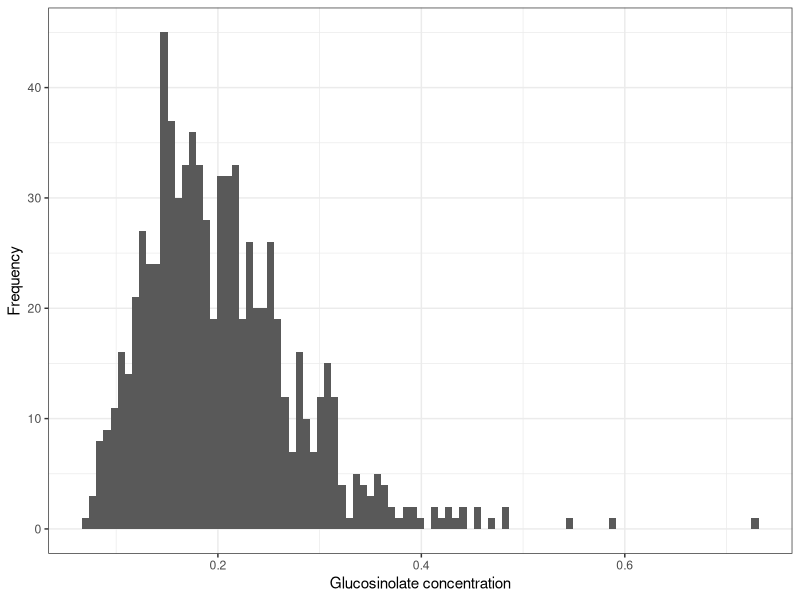
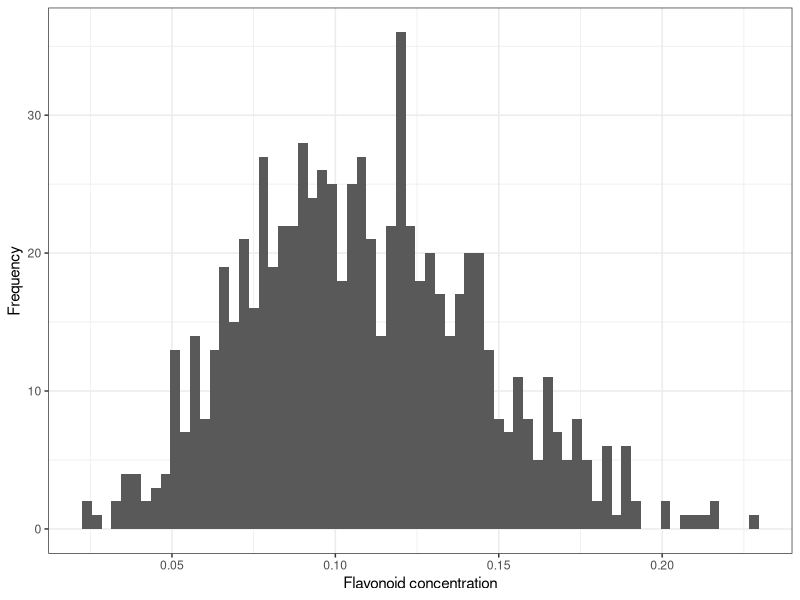
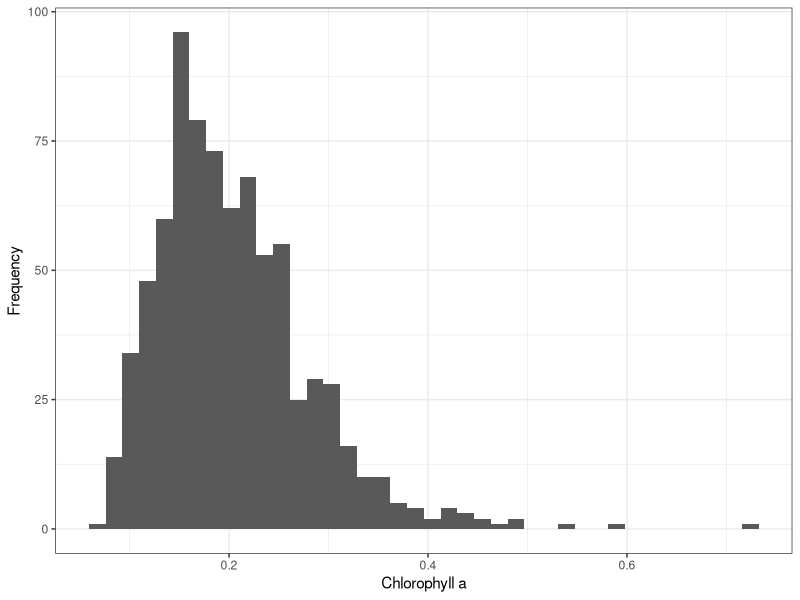
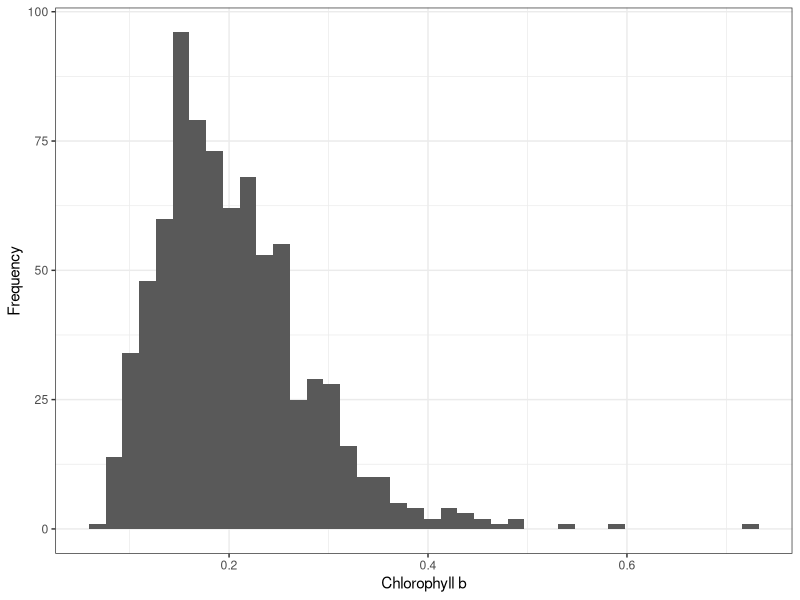

Here is the R script that generated these plots, in order: (Note: this script raises an error after producing the figures.)
## ---- chunk 1
#This clears the working environment for you.
rm(list=ls())
gmdata <- read.csv("DataSynthesis.csv",stringsAsFactors = F)
## ---- chunk 2
library(ggplot2)
library(dplyr)
## ---- chunk 3

#c|BWPEM1-9-0|Q|10
#make new vectors
plate <- gsub("\\|.*", "", gmdata$Tag)
## ---- chunk 4
for(i in 1:length(gmdata$Tag)){
  strsplit(gmdata$Tag[i],"|", fixed = TRUE) [[1]]
    fam <- strsplit(gmdata$Tag[i],"|", fixed = TRUE) [[1]][2] #splits into family
    fam<-strsplit(fam,"-", fixed = TRUE) [[1]][1]
  gmdata$Family[i] <- fam
  
}
#make more efficient using apply function (or see above code chunk for more efficient way)
## ---- chunk 5
summary(gmdata)
## ---- chunk 6
gmdata$gluc_Conc <- as.numeric(as.character(gmdata$gluc_Conc))
gmdata$flav_Conc <- as.numeric(as.character(gmdata$flav_Conc))
gmdata$ChlorA <- as.numeric(as.character(gmdata$gluc_Conc))
gmdata$ChlorB <- as.numeric(as.character(gmdata$gluc_Conc))


## ---- chunk 7
ggplot(gmdata)+
geom_histogram(aes(x = gluc_Conc), binwidth = 0.007)+
  theme_bw()+
  labs(x = "Glucosinolate concentration", y = "Frequency")
## ---- chunk 8
ggplot(gmdata)+
geom_histogram(aes(x = flav_Conc), binwidth = 0.003)+
  theme_bw()+
  labs(x = "Flavonoid concentration", y = "Frequency")
## ---- chunk 9
ggplot(gmdata)+
geom_histogram(aes(x = ChlorA), bins = 40)+
  theme_bw()+
  labs(x = "Chlorophyll a", y = "Frequency")
## ---- chunk 10
ggplot(gmdata)+
geom_histogram(aes(x = ChlorB), bins = 40)+
  theme_bw()+
  labs(x = "Chlorophyll b", y = "Frequency")
## ---- chunk 11
ggplot(gmdata)+
geom_histogram(aes(x = leaf_length), bins = 25)+
  theme_bw()+
  labs(x = "Leaf length (cm)", y = "Frequency")
## ---- chunk 12
ggplot(data = gmdata, aes(x = treatment, y =  gluc_Conc, colour = Family))+
  geom_point(size = 4, alpha = 0.4)+
  geom_line(aes(group = Family))+
  labs(x = "Treatment", y = "Glucosinolate Concentration", colour = "Family")


## ---- chunk 13
ggplot(data = gmdata, aes(x = treatment, y =  flav_Conc, colour = Family))+
  geom_point(size = 4, alpha = 0.7)+
  geom_line(aes(group = Family))+
  labs(x = "Treatment", y = "Flavonoid Concentration", fill = "Family")
## ---- chunk 14
ggplot(data = gmdata, aes(x = treatment, y = ChlorA, colour = Family))+
  geom_point(size = 4, alpha = 0.7)+
  geom_line(aes(group = Family))+
  labs(x = "Treatment", y = "Chlorophyll a", fill = "Family")
## ---- chunk 15
ggplot(data = gmdata, aes(x = treatment, y =  ChlorB, colour = Family))+
  geom_point(size = 4, alpha = 0.7)+
  geom_line(aes(group = Family))+
  labs(x = "Treatment", y = "Chlorophyll b", fill = "Family")
## ---- chunk 16
#separate plants into alone treatment
ALN <- gmdata[grepl("a",gmdata$treatment),]

#chlorophyll a
plot(ALN$ChlorA ~ ALN$gluc_Conc, data = ALN, xlab = "Glucosinolate Concentration", ylab = "Chlorophyll a Content")
abline(lm(ALN$ChlorA ~ ALN$gluc_Conc, data = ALN))

#chlorophyll b
plot(ALN$ChlorB ~ ALN$gluc_Conc, data = ALN, xlab = "Glucosinolate Concentration", ylab = "Chlorophyll b Content")
abline(lm(ALN$ChlorB ~ ALN$gluc_Conc, data = ALN))
## ---- chunk 17
#chlorophyll a
plot(ALN$ChlorA ~ ALN$flav_Conc, data = ALN, xlab = "Flavonoid Concentration", ylab = "Chlorophyll a Content")
abline(lm(ALN$ChlorA ~ ALN$flav_Conc, data = ALN))

#chlorophyll b
plot(ALN$ChlorB ~ ALN$flav_Conc, data = ALN, xlab = "Flavonoid Concentration", ylab = "Chlorophyll b Content")
abline(lm(ALN$ChlorB ~ ALN$flav_Conc, data = ALN))
## ---- chunk 18
#separate plants into maple treatment
MPL <- gmdata[grepl("m",gmdata$treatment),]
#chlorophyll a
plot(MPL$ChlorA ~ MPL$gluc_Conc, data = MPL, xlab = "Glucosinolate Concentration", ylab = "Chlorophyll a Content")
abline(lm(MPL$ChlorA ~ MPL$gluc_Conc, data = MPL))

#chlorophyll b
plot(MPL$ChlorB ~ MPL$gluc_Conc, data = MPL, xlab = "Glucosinolate Concentration", ylab = "Chlorophyll b Content")
abline(lm(MPL$ChlorB ~ MPL$gluc_Conc, data = MPL))
## ---- chunk 19
#separate plants into maple treatment
GM <- gmdata[grepl("gm",gmdata$treatment),]
#chlorophyll a
plot(GM$ChlorA ~ GM$gluc_Conc, data = GM, xlab = "Glucosinolate Concentration", ylab = "Chlorophyll a Content")
abline(lm(GM$ChlorA ~ GM$gluc_Conc, data = GM))

#chlorophyll b
plot(GM$ChlorB ~ GM$gluc_Conc, data = GM, xlab = "Glucosinolate Concentration", ylab = "Chlorophyll b Content")
abline(lm(GM$ChlorB ~ GM$gluc_Conc, data = GM))
## ---- chunk 20
plot(gmdata$ChlorA[gmdata$treatment=="m"] ~ gmdata$ChlorA[gmdata$treatment=="gm"])
  #error: variable lengths must be the same                                                  
